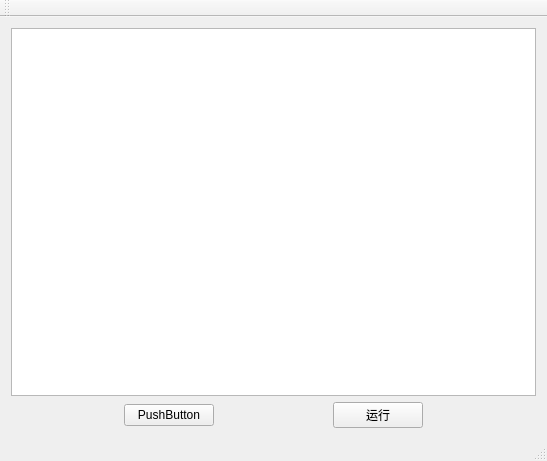
<?xml version="1.0" encoding="UTF-8"?>
<ui version="4.0">
 <class>input_window</class>
 <widget class="QMainWindow" name="input_window">
  <property name="geometry">
   <rect>
    <x>0</x>
    <y>0</y>
    <width>547</width>
    <height>461</height>
   </rect>
  </property>
  <property name="minimumSize">
   <size>
    <width>300</width>
    <height>300</height>
   </size>
  </property>
  <property name="windowTitle">
   <string>输入窗口</string>
  </property>
  <widget class="QWidget" name="centralWidget">
   <layout class="QVBoxLayout" name="verticalLayout">
    <item>
     <widget class="QPlainTextEdit" name="plainTextEdit"/>
    </item>
    <item>
     <layout class="QHBoxLayout" name="horizontalLayout">
      <item>
       <widget class="QPushButton" name="btn_no">
        <property name="maximumSize">
         <size>
          <width>90</width>
          <height>16777215</height>
         </size>
        </property>
        <property name="text">
         <string>PushButton</string>
        </property>
       </widget>
      </item>
      <item>
       <widget class="QPushButton" name="btn_run">
        <property name="maximumSize">
         <size>
          <width>90</width>
          <height>16777215</height>
         </size>
        </property>
        <property name="text">
         <string>运行</string>
        </property>
       </widget>
      </item>
     </layout>
    </item>
   </layout>
  </widget>
  <widget class="QMenuBar" name="menuBar">
   <property name="geometry">
    <rect>
     <x>0</x>
     <y>0</y>
     <width>547</width>
     <height>23</height>
    </rect>
   </property>
  </widget>
  <widget class="QToolBar" name="mainToolBar">
   <attribute name="toolBarArea">
    <enum>TopToolBarArea</enum>
   </attribute>
   <attribute name="toolBarBreak">
    <bool>false</bool>
   </attribute>
  </widget>
  <widget class="QStatusBar" name="statusBar"/>
 </widget>
 <layoutdefault spacing="6" margin="11"/>
 <resources/>
 <connections/>
</ui>
